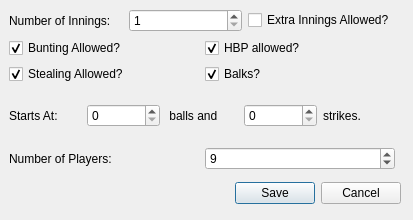
<?xml version="1.0" encoding="UTF-8"?>
<ui version="4.0">
 <class>GameOptions</class>
 <widget class="QDialog" name="GameOptions">
  <property name="geometry">
   <rect>
    <x>0</x>
    <y>0</y>
    <width>413</width>
    <height>220</height>
   </rect>
  </property>
  <property name="windowTitle">
   <string>Game Attributes</string>
  </property>
  <widget class="QDialogButtonBox" name="buttonBox">
   <property name="geometry">
    <rect>
     <x>10</x>
     <y>180</y>
     <width>391</width>
     <height>27</height>
    </rect>
   </property>
   <property name="standardButtons">
    <set>QDialogButtonBox::Cancel|QDialogButtonBox::Save</set>
   </property>
   <property name="centerButtons">
    <bool>false</bool>
   </property>
  </widget>
  <widget class="QWidget" name="verticalLayoutWidget">
   <property name="geometry">
    <rect>
     <x>9</x>
     <y>9</y>
     <width>386</width>
     <height>161</height>
    </rect>
   </property>
   <layout class="QVBoxLayout" name="verticalLayout">
    <item>
     <layout class="QHBoxLayout" name="horizontalLayout">
      <item>
       <widget class="QLabel" name="label">
        <property name="text">
         <string>Number of Innings: </string>
        </property>
       </widget>
      </item>
      <item>
       <widget class="QSpinBox" name="inningsSpinBox">
        <property name="suffix">
         <string/>
        </property>
        <property name="prefix">
         <string/>
        </property>
        <property name="minimum">
         <number>1</number>
        </property>
        <property name="maximum">
         <number>9</number>
        </property>
       </widget>
      </item>
      <item>
       <widget class="QCheckBox" name="extrasCheckBox">
        <property name="text">
         <string>Extra Innings Allowed?</string>
        </property>
       </widget>
      </item>
     </layout>
    </item>
    <item>
     <layout class="QHBoxLayout" name="horizontalLayout_4">
      <item>
       <widget class="QCheckBox" name="buntingCheckBox">
        <property name="text">
         <string>Bunting Allowed?</string>
        </property>
        <property name="checked">
         <bool>true</bool>
        </property>
       </widget>
      </item>
      <item>
       <widget class="QCheckBox" name="hbpCheckBox">
        <property name="text">
         <string>HBP allowed?</string>
        </property>
        <property name="checked">
         <bool>true</bool>
        </property>
       </widget>
      </item>
     </layout>
    </item>
    <item>
     <layout class="QHBoxLayout" name="horizontalLayout_5">
      <item>
       <widget class="QCheckBox" name="stealingCheckBox">
        <property name="text">
         <string>Stealing Allowed?</string>
        </property>
        <property name="checked">
         <bool>true</bool>
        </property>
       </widget>
      </item>
      <item>
       <widget class="QCheckBox" name="balksCheckBox">
        <property name="text">
         <string>Balks?</string>
        </property>
        <property name="checked">
         <bool>true</bool>
        </property>
       </widget>
      </item>
     </layout>
    </item>
    <item>
     <layout class="QHBoxLayout" name="horizontalLayout_2">
      <item>
       <widget class="QLabel" name="label_2">
        <property name="text">
         <string>Starts At: </string>
        </property>
       </widget>
      </item>
      <item>
       <widget class="QSpinBox" name="ballsSpinBox">
        <property name="maximum">
         <number>3</number>
        </property>
       </widget>
      </item>
      <item>
       <widget class="QLabel" name="label_3">
        <property name="frameShape">
         <enum>QFrame::NoFrame</enum>
        </property>
        <property name="text">
         <string> balls and </string>
        </property>
       </widget>
      </item>
      <item>
       <widget class="QSpinBox" name="strikesSpinBox">
        <property name="maximum">
         <number>2</number>
        </property>
       </widget>
      </item>
      <item>
       <widget class="QLabel" name="label_4">
        <property name="text">
         <string>strikes.</string>
        </property>
       </widget>
      </item>
     </layout>
    </item>
    <item>
     <layout class="QHBoxLayout" name="horizontalLayout_3">
      <item>
       <widget class="QLabel" name="label_5">
        <property name="text">
         <string>Number of Players: </string>
        </property>
       </widget>
      </item>
      <item>
       <widget class="QSpinBox" name="playersSpinBox">
        <property name="minimum">
         <number>1</number>
        </property>
        <property name="maximum">
         <number>12</number>
        </property>
        <property name="value">
         <number>9</number>
        </property>
       </widget>
      </item>
     </layout>
    </item>
   </layout>
  </widget>
 </widget>
 <resources/>
 <connections/>
</ui>
